Frame 1 (no input): blank canvas, image omitted
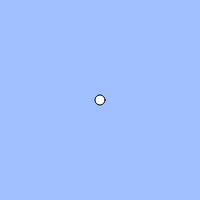
Frame 60 (no input)
Frame 120 (the mouse pressed at the canvas centre since frame 60): blank canvas, image omitted

The p5.js sketch that drew this single still picture (run headless with seeded random() and noise() and a simulated clock; from frame 60 on, the mouse is pressed at the canvas centre):

// p5.js sketch
// ── sketch.js
// 練習問題「心臓の鼓動のように大きくなったり小さくなったりする円」
let count;
let cycle;

function setup(){
  createCanvas(200, 200);
  count = 0;
  cycle = 50;
}

function draw(){
  background(160, 192, 255);
  count = (count + 1) % cycle;
 let size = count
 if(40 < count && count < 60){
   ellipse(width / 2, height/2, size*2);
   }
 else{
   ellipse(width / 2, height / 2, size);
 if(mouseIsPressed){
   count = (count + 5)
 }
 }
}
